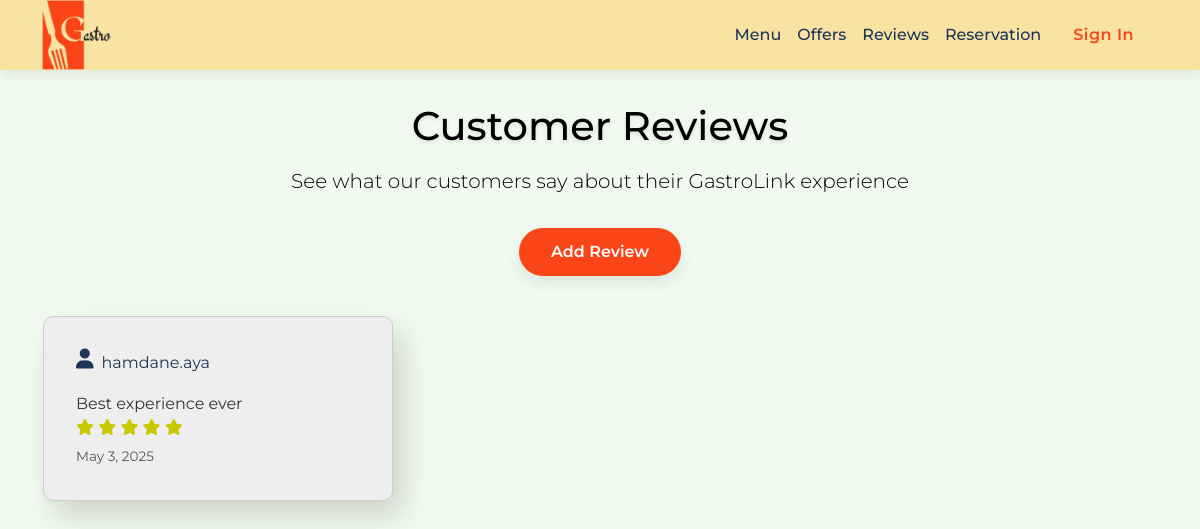
Screenshot of /feedback/reviews/ (signed in) with the database file from the repository.
### feedback/models.py (models this page shows)
class Review(models.Model):
    client = models.ForeignKey(Client, on_delete=models.CASCADE)
    rating = models.PositiveSmallIntegerField()
    comment = models.TextField()
    date = models.DateField(auto_now_add=True)

### restaurant/models.py (models this page shows)
class Client(models.Model):
    user = models.OneToOneField(User, on_delete=models.CASCADE, primary_key=True)
    loyality_points = models.IntegerField(default=0)
    def __str__(self):
        return self.user.username

class User(AbstractUser):
    USER_TYPES = (
        ('PDG', 'PDG'),
        ('MANAGER', 'Manager'),
        ('CHEF', 'Chef'),
        ('SERVER', 'Server'),
        ('DELIVERY', 'Delivery Person'),
        ('CLIENT', 'Client'),
        ('SUPPLIER', 'Supplier'),
    )
    user_type = models.CharField(max_length=10, choices=USER_TYPES)
    phone = models.CharField(max_length=20)
    groups = models.ManyToManyField(
        'auth.Group',
        verbose_name='groups',
        blank=True,
        help_text='The groups this user belongs to.',
        related_name="restaurant_user_groups",
        related_query_name="restaurant_user",
    )
    user_permissions = models.ManyToManyField(
        'auth.Permission',
        verbose_name='user permissions',
        blank=True,
        help_text='Specific permissions for this user.',
        related_name="restaurant_user_permissions",
        related_query_name="restaurant_user",
    )

### feedback/views.py (the view)
# urls.py: path('reviews/', views.review_list, name='review_list'),
def review_list(request):
    reviews = Review.objects.select_related('client').order_by('-date')
    return render(request, 'client/reviews.html', {'reviews': reviews})

### templates/client/reviews.html (shortened to what this page needs)
<!DOCTYPE html>
{% load static %}
<html lang="fr">
<head>
    <link href="https://cdn.jsdelivr.net/npm/bootstrap@5.3.2/dist/css/bootstrap.min.css" rel="stylesheet">
    <link rel="stylesheet" href="https://cdnjs.cloudflare.com/ajax/libs/font-awesome/6.0.0/css/all.min.css">
    <link rel="stylesheet" href="{% static 'styles/client/reviews.css' %}">
</head>
<body>
    <nav class="navbar navbar-expand-lg">
        <div class="container">
            <a class="navbar-brand" href="{% url 'landing_page' %}"><img src="{% static 'images/GASTRO_LINK-.png' %}" alt="GastroLink" class="logo"></a>
            <div class="collapse navbar-collapse" id="navbarNav">
                <ul class="navbar-nav ms-auto">
                    <li class="nav-item"><a class="nav-link" href="{% url 'order' %}">Menu</a></li>
                    <li class="nav-item"><a class="nav-link" href="{% url 'client_offers' %}">Offers</a></li>
                    <li class="nav-item"><a class="nav-link" id="active" href="{% url 'review_list' %}">Reviews</a></li>
                    <li class="nav-item"><a class="nav-link" href="{% url 'create_reservation' %}">Reservation</a></li>
                </ul>
                <a href="{% url 'login' %}" class="btn-signin">Sign In</a>
            </div>
        </div>
    </nav>
    <div class="reviews-header">
        <div class="container">
            <h1>Customer Reviews</h1>
            <p class="lead">See what our customers say about their GastroLink experience</p>
            <a href="{% url 'add_review' %}" class="btn btn-success add-review-btn">Add Review</a>
        </div>
    </div>
    <div class="reviews-container">
        {% for review in reviews %}
            <div class="review-card">
                <div class="review-text d-flex gap-2 ">
                    <i class="fa-solid fa-user"></i>
                    <p>{{ review.client }}</p>
                </div>
                <div class="review-author">
                    <div class="author-info">
                        {{ review.comment }}
                        <div class="review-rating">
                            {% for i in "12345" %}
                                {% if forloop.counter <= review.rating %}
                                    <i class="fas fa-star"></i>
                                {% else %}
                                    <i class="far fa-star"></i>
                                {% endif %}
                            {% endfor %}
                        </div>
                        <small class="text-muted">{{ review.date }}</small>
                    </div>
                </div>
            </div>
        {% empty %}
            <p>No reviews yet. Be the first to add one!</p>
        {% endfor %}
    </div>
</body>
</html>

### static/styles/client/reviews.css (style rules this page uses)
:root { --primary: #FA4516; --secondary: #f4a261; --light: #f1faee; --dark: #1d3557; --accent: #457b9d; --warning: #F8E3A2; --primary-color: #ff6b6b; --secondary-color: #4ecdc4; --dark-color: #292f36; --light-color: #eee; --accent-color: #ffd166; --text-color: #333; --text-light: #777; --shadow: 0 5px 15px rgba(0, 0, 0, 0.1); --transition: all 0.3s ease; }
body { font-family: 'Montserrat', sans-serif; margin: 0; min-height: 100vh; background:#f1faee; background-repeat: no-repeat; background-attachment: fixed; color: #333; display: flex; flex-direction: column; }
.navbar { height: 70px; padding: 0 1.5rem; box-shadow: 0 2px 15px rgba(0,0,0,0.1); background-color: #f8e3a3; }
.logo { width: 70px; height: auto; }
.nav-link { padding: 0.5rem 1.2rem; font-weight: 500; color: var(--dark) !important; position: relative; }
.nav-link:after { content: ''; position: absolute; width: 0; height: 2px; bottom: 0; left: 0; background-color: var(--primary); transition: width 0.3s; }
.navbar-nav li .nav-link#active { color: var(--primary); }
.btn-signin { color: var(--primary); padding: 0.5rem 1.5rem; border-radius: 30px; font-weight: 600; letter-spacing: 0.5px; transition: all 0.3s ease; text-decoration: none; }
.reviews-header { background:#f1faee; color: black; padding: 2rem 0; text-align: center; margin-bottom: .5rem; overflow: hidden; height: auto; }
.reviews-header h1 { font-weight: 500; margin-bottom: 1rem; text-shadow: 0 2px 4px rgba(0, 0, 0, 0.1); }
.reviews-header .lead { font-size: 1.25rem; max-width: 700px; margin: 0 auto 2rem; }
.add-review-btn { background-color: var(--primary); color: white; border: none; padding: 0.75rem 2rem; border-radius: 50px; font-weight: 600; font-size: 1rem; transition: var(--transition); box-shadow: var(--shadow); }
.reviews-container { max-width: 1200px; margin: 0 auto; padding: 0 1.5rem; display: grid; grid-template-columns: repeat(auto-fill, minmax(350px, 1fr)); gap: 2rem; margin-bottom: 5rem; }
.review-card { background-color:var(--light-color); border-radius: 10px; padding: 2rem; transition: var(--transition); display: flex; flex-direction: column; height: 100%; box-shadow: 10px 15px 30px rgba(0, 0, 0, 0.15); border: 1px solid rgb(205, 205, 205); }
.review-text { font-size: 1rem; line-height: 1.7; color: var(--dark); flex-grow: 1; position: relative; }
.review-author { display: flex; align-items: center; margin-top: auto; }
.fa-user { font-size: 20px; }
.review-rating { color: rgb(200, 200, 0); margin-bottom: 0.25rem; }
.text-muted { color:var(--text-color); font-size: 0.85rem; }
.review-card { animation: fadeIn 0.5s ease forwards; opacity: 0; }
.review-card:nth-child(1) { animation-delay: 0.1s; }

### rows the page displays
Review: client "hamdane.aya", comment "Best experience ever", rating 5 (drawn), date "May 3, 2025"
